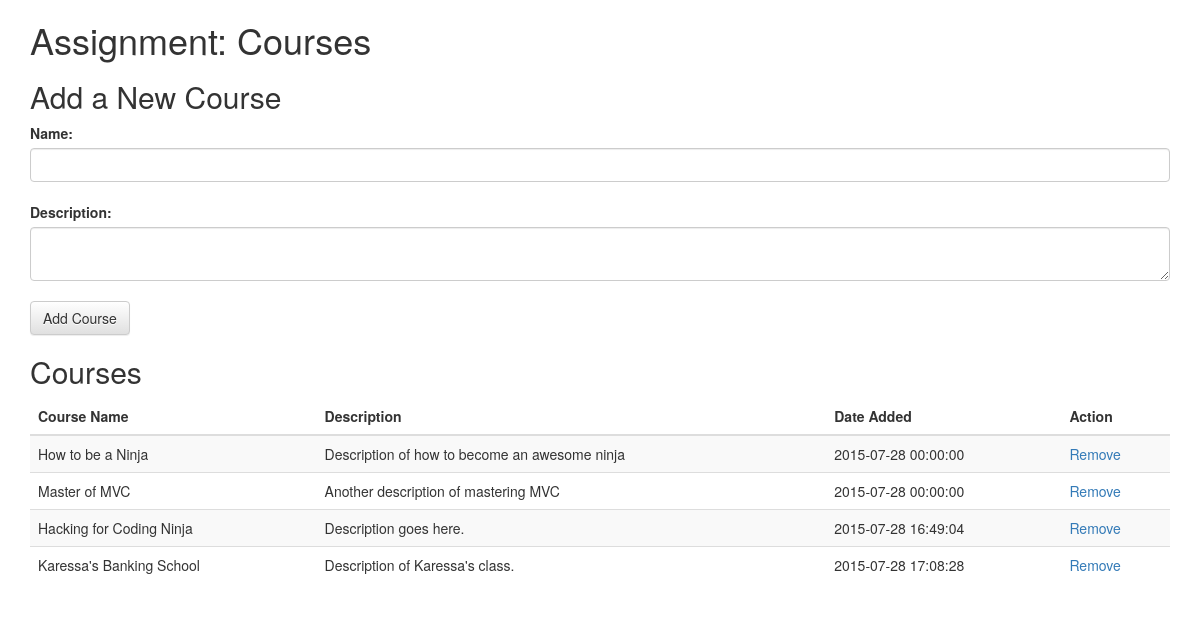
The page / on the database its author committed.
### tables this page shows
CREATE TABLE `courses` (
  `id` int(11) NOT NULL AUTO_INCREMENT,
  `name` varchar(255) DEFAULT NULL,
  `description` varchar(255) DEFAULT NULL,
  `created_at` datetime DEFAULT NULL,
  `updated_at` datetime DEFAULT NULL,
  PRIMARY KEY (`id`)
);

### application/controllers/courses.php (called while the page is built, shortened)
<?php
class Courses extends CI_Controller {
	public function __construct() {
		$this->load->model('course');
	}
	public function index() {
		$courses = $this->course->get_all_courses();
		$this->load->view('courses/index', array('courses'=>$courses));
	}
}

### index.php (called while the page is built, shortened)
<?php
require_once BASEPATH.'core/CodeIgniter.php';

### application/models/course.php (called while the page is built, shortened)
<?php
class Course extends CI_Model {
	public function get_all_courses() {
		$courses_query = "SELECT * FROM courses";
		return $this->db->query($courses_query)->result_array();
	}
}

### application/views/courses/index.php (the view, shortened to what this page needs)
<!DOCTYPE html>
<html lang="en">
<head>
	<link rel="stylesheet" href="https://maxcdn.bootstrapcdn.com/bootstrap/3.3.5/css/bootstrap.min.css">
	<link rel="stylesheet" href="https://maxcdn.bootstrapcdn.com/bootstrap/3.3.5/css/bootstrap-theme.min.css">
</head>
<body>
	<div class="container">
		<h1>Assignment: Courses</h1>
		<h2>Add a New Course</h2>
		<form action="/courses/create" method="post">
			<label>Name:</label><input type="text" name="course_name" class="form-control input-md"><br>
			<label>Description:</label><textarea name="description" class="form-control"></textarea><br>
			<input class="btn btn-default" type="submit" value="Add Course">
		</form>
		<h2>Courses</h2>
		<table class="table table-striped">
			<thead>
				<tr>
					<th>Course Name</th>
					<th>Description</th>
					<th>Date Added</th>
					<th>Action</th>
				</tr>
			</thead>
			<tbody>
				<?php foreach ($courses as $course) { ?>
					<tr>
						<td><?= $course['name']; ?></td>
						<td><?= $course['description']; ?></td>
						<td><?= $course['created_at']; ?></td>
						<td><a href='courses/destroy/<?= $course['id']; ?>'>Remove</a></td>
					</tr>
				<?php } ?>
			</tbody>
		</table>
    </div>
</body>
</html>

### rows shown on the page
courses: name "How to be a Ninja", description "Description of how to become an awesome ninja", created_at "2015-07-28 00:00:00"
courses: name "Master of MVC", description "Another description of mastering MVC", created_at "2015-07-28 00:00:00"
courses: name "Hacking for Coding Ninja", description "Description goes here.", created_at "2015-07-28 16:49:04"
courses: name "Karessa's Banking School", description "Description of Karessa's class.", created_at "2015-07-28 17:08:28"
